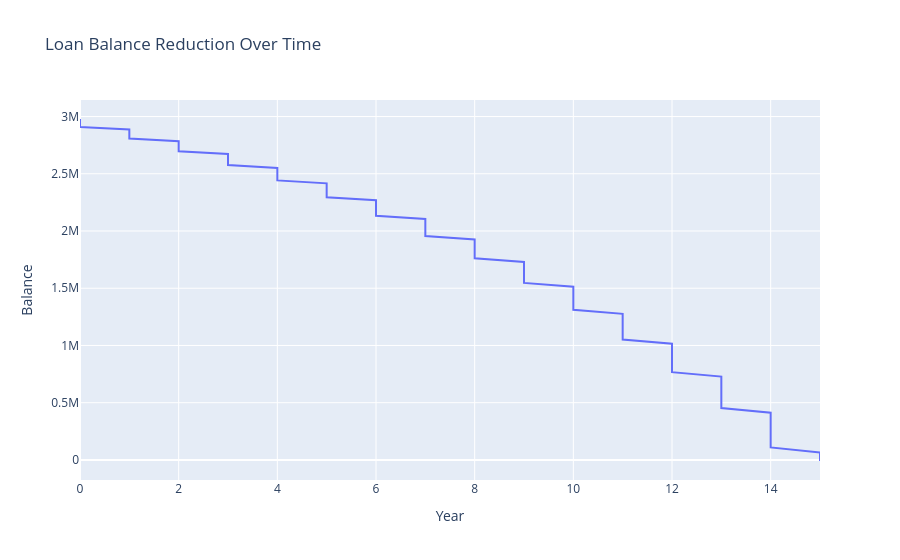

The notebook cell saved with this chart:
### Code cell
# Loan Balance Over Time
fig = px.line(
    df,
    x="Year", 
    y="Balance",
    title="Loan Balance Reduction Over Time"
)

fig.show()

### Figure 1 — Plotly figure (JSON) as saved in the notebook; plotly's stock layout.template omitted (floating-point values rounded to 4 significant figures; data arrays with more than 128 entries replaced by an {"elided": "..."} marker saying what was removed)
{"data": [{"hovertemplate": "Year=%{x}<br>Balance=%{y}<extra></extra>", "legendgroup": "", "line": {"color": "#636efa", "dash": "solid"}, "marker": {"symbol": "circle"}, "mode": "lines", "name": "", "orientation": "v", "showlegend": false, "type": "scatter", "x": {"elided": "184 int values"}, "xaxis": "x", "y": {"elided": "184 float values"}, "yaxis": "y"}], "layout": {"legend": {"tracegroupgap": 0}, "title": {"text": "Loan Balance Reduction Over Time"}, "xaxis": {"anchor": "y", "domain": [0, 1], "title": {"text": "Year"}}, "yaxis": {"anchor": "x", "domain": [0, 1], "title": {"text": "Balance"}}}}
